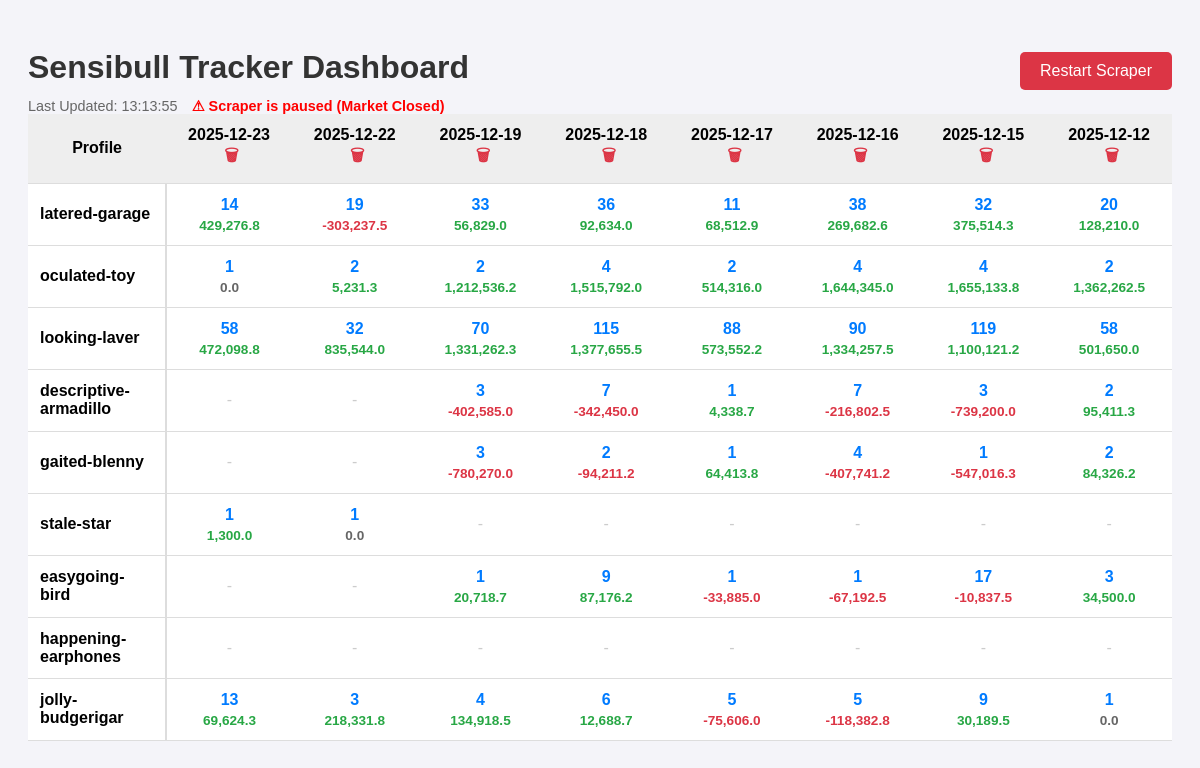
The page / on the database its author committed.
### tables this page shows
CREATE TABLE profiles (
            id INTEGER PRIMARY KEY AUTOINCREMENT,
            slug TEXT UNIQUE NOT NULL,
            name TEXT,
            url TEXT
        );

### app.py (the view, shortened to what this page needs)
@app.route('/')
def index():
    sync_profiles()
    conn = get_db()
    c = conn.cursor()
    profiles_db = c.execute("SELECT * FROM profiles").fetchall()
    ordered_slugs = []
    try:
        urls_path = os.path.join(os.path.dirname(os.path.abspath(__file__)), 'urls.txt')
        if os.path.exists(urls_path):
            with open(urls_path, 'r') as f:
                for line in f:
                    line = line.strip()
                    if line and not line.startswith('#'):
                        slug = line.split('/')[-1] if 'sensibull.com' in line else line
                        ordered_slugs.append(slug)
    except Exception as e:
        print(f"Error reading urls.txt for sorting: {e}")
    sort_map = {slug: i for i, slug in enumerate(ordered_slugs)}
    profiles = sorted(profiles_db, key=lambda p: sort_map.get(p['slug'], 99999))
    dates_rows = c.execute("SELECT DISTINCT date(timestamp) as day FROM position_changes ORDER BY day DESC LIMIT 30").fetchall()
    dates = [row['day'] for row in dates_rows]
    matrix = {}
    for p in profiles:
        for d in dates:
            count = c.execute("""
                SELECT COUNT(*) FROM position_changes
                WHERE profile_id = ? AND date(timestamp) = ?
            """, (p['id'], d)).fetchone()[0]
            pnl = 0
            if count > 0:
                 metrics = get_daily_pnl_metrics(c, p['id'], d)
                 pnl = metrics['todays_pnl']
            matrix[(p['id'], d)] = {'count': count, 'pnl': pnl}
    last_updated_row = c.execute("SELECT MAX(timestamp) FROM latest_snapshots").fetchone()
    last_updated = last_updated_row[0] if last_updated_row else None
    scraper_error = None
    if not is_market_open():
        scraper_error = "Scraper is paused (Market Closed)"
    conn.close()
    return render_template('index.html', profiles=profiles, dates=dates, matrix=matrix, last_updated=last_updated, scraper_error=scraper_error)

### app.py (called while the page is built)
@app.template_filter('to_datetime')
def to_datetime_filter(value):
    if isinstance(value, datetime):
        return value
    try:
        return datetime.strptime(value, '%Y-%m-%d %H:%M:%S')
    except ValueError:
        try:
             dt = datetime.fromisoformat(value)
             return dt.replace(tzinfo=None) # Ensure naive
        except:
             return value

def is_market_open():
    now = datetime.now()
    if now.weekday() > 4:
        return False
    current_time = now.time()
    start_time = datetime.strptime("09:15", "%H:%M").time()
    end_time = datetime.strptime("15:30", "%H:%M").time()
    return start_time <= current_time <= end_time

def calculate_snapshot_pnl(c, snapshot_id):
    snap = c.execute("SELECT * FROM snapshots WHERE id = ?", (snapshot_id,)).fetchone()
    if not snap: return 0, 0
    raw = json.loads(snap['raw_data'])
    data = raw.get('data', [])
    total = 0
    booked = 0
    for item in data:
        for trade in item.get('trades', []):
            u_pnl = trade.get('unbooked_pnl', 0)
            b_pnl = trade.get('booked_profit_loss', 0)
            total += (u_pnl + b_pnl)
            booked += b_pnl
    return total, booked

### database.py (called while the page is built)
def get_db():
    conn = sqlite3.connect(DB_PATH, detect_types=sqlite3.PARSE_DECLTYPES)
    conn.row_factory = sqlite3.Row
    return conn

def sync_profiles():
    URLS_FILE = os.path.join(os.path.dirname(os.path.abspath(__file__)), 'urls.txt')
    if not os.path.exists(URLS_FILE):
        return
    with open(URLS_FILE, 'r') as f:
        slugs = [line.strip().split('/')[-1] for line in f if line.strip() and not line.startswith('#')]
        clean_slugs = []
        for s in slugs:
            if 'sensibull.com' in s:
                 clean_slugs.append(s.split('/')[-1])
            else:
                 clean_slugs.append(s)
    conn = get_db()
    c = conn.cursor()
    for slug in clean_slugs:
        c.execute("INSERT OR IGNORE INTO profiles (slug, name) VALUES (?, ?)", (slug, slug))
    conn.commit()
    conn.close()

### templates/index.html (shortened to what this page needs)
<!doctype html>
<html lang="en">
<head>
</head>
<body>
    <div style="display: flex; justify-content: space-between; align-items: center;">
        <div>
            <h1>Sensibull Tracker Dashboard</h1>
            {% if last_updated %}
            <div style="color: #666; font-size: 0.9em; margin-top: -10px;">
                Last Updated: {{ last_updated | to_datetime | attr('strftime')('%H:%M:%S') }}
                {% if scraper_error %}
                <span style="color: red; font-weight: bold; margin-left: 10px;">
                    ⚠ {{ scraper_error }}
                </span>
                {% else %}
                <span style="color: green; font-weight: bold; margin-left: 10px;">
                    Scrapper Running
                </span>
                {% endif %}
            </div>
            {% endif %}
        </div>
        <button onclick="restartApp()"
            style="padding: 10px 20px; background: #dc3545; color: white; border: none; border-radius: 5px; cursor: pointer; font-size: 16px;">Restart
            Scraper</button>
    </div>
    <div style="overflow-x: auto; width: 100%;">
        <table>
            <thead>
                <tr>
                    <th style="position: sticky; left: 0; background: #eee; z-index: 1;">Profile</th>
                    {% for date in dates %}
                    <th style="min-width: 100px;">
                        {{ date }}
                        <span onclick="deleteDate('{{ date }}')"
                            style="cursor: pointer; margin-left: 5px; color: #dc3545;"
                            title="Delete data for {{ date }}">&#128465;</span>
                    </th>
                    {% endfor %}
                </tr>
            </thead>
            <tbody>
                {% for profile in profiles %}
                <tr>
                    <td
                        style="text-align: left; font-weight: bold; position: sticky; left: 0; background: #fff; z-index: 1; border-right: 2px solid #ddd;">
                        {{ profile.name }}</td>
                    {% for date in dates %}
                    <td>
                        {% set val = matrix.get((profile.id, date), {'count': 0, 'pnl': 0}) %}
                        {% if val.count > 0 %}
                        <a href="{{ url_for('daily_view', slug=profile.slug, date=date) }}" target="_blank">{{ val.count
                            }}</a>
                        <div
                            style="font-size: 0.85em; margin-top: 4px; font-weight: bold; color: {{ '#28a745' if val.pnl > 0 else '#dc3545' if val.pnl < 0 else '#666' }};">
                            {{ "{:,.1f}".format(val.pnl) }}
                        </div>
                        {% else %}
                        <span class="zero">-</span>
                        {% endif %}
                    </td>
                    {% endfor %}
                </tr>
                {% endfor %}
            </tbody>
        </table>
    </div>
</body>
</html>

### templates/index.html (style rules this page uses)
body { font-family: sans-serif; padding: 20px; background: #f4f4f9; }
h1 { color: #333; }
table { border-collapse: collapse; width: 100%; background: #fff; box-shadow: 0 1px 3px rgba(0, 0, 0, 0.1); }
th, td { padding: 12px; text-align: center; border-bottom: 1px solid #ddd; }
th { background: #eee; }
a { text-decoration: none; color: #007bff; font-weight: bold; }
.zero { color: #ccc; font-weight: normal; }

### rows shown on the page
profiles: name "latered-garage", count "14" "19" "33" "36" "11" "38" "32" "20", pnl "429,276.8" "-303,237.5" "56,829.0" "92,634.0" "68,512.9" "269,682.6" "375,514.3" "128,210.0"
profiles: name "oculated-toy", count "1" "2" "2" "4" "2" "4" "4" "2", pnl "0.0" "5,231.3" "1,212,536.2" "1,515,792.0" "514,316.0" "1,644,345.0" "1,655,133.8" "1,362,262.5"
profiles: name "looking-laver", count "58" "32" "70" "115" "88" "90" "119" "58", pnl "472,098.8" "835,544.0" "1,331,262.3" "1,377,655.5" "573,552.2" "1,334,257.5" "1,100,121.2" "501,650.0"
profiles: name "descriptive-armadillo", count "3" "7" "1" "7" "3" "2", pnl "-402,585.0" "-342,450.0" "4,338.7" "-216,802.5" "-739,200.0" "95,411.3"
profiles: name "gaited-blenny", count "3" "2" "1" "4" "1" "2", pnl "-780,270.0" "-94,211.2" "64,413.8" "-407,741.2" "-547,016.3" "84,326.2"
profiles: name "stale-star", count "1" "1", pnl "1,300.0" "0.0"
profiles: name "easygoing-bird", count "1" "9" "1" "1" "17" "3", pnl "20,718.7" "87,176.2" "-33,885.0" "-67,192.5" "-10,837.5" "34,500.0"
profiles: name "happening-earphones"
profiles: name "jolly-budgerigar", count "13" "3" "4" "6" "5" "5" "9" "1", pnl "69,624.3" "218,331.8" "134,918.5" "12,688.7" "-75,606.0" "-118,382.8" "30,189.5" "0.0"

### other values the page prints
{{ last_updated | to_datetime | attr('strftime')('%H:%M:%S') }} "13:13:55"
{{ scraper_error }} "Scraper is paused (Market Closed)"
{{ date }} "2025-12-23" "2025-12-22" "2025-12-19" "2025-12-18" "2025-12-17" "2025-12-16" "2025-12-15" "2025-12-12"
